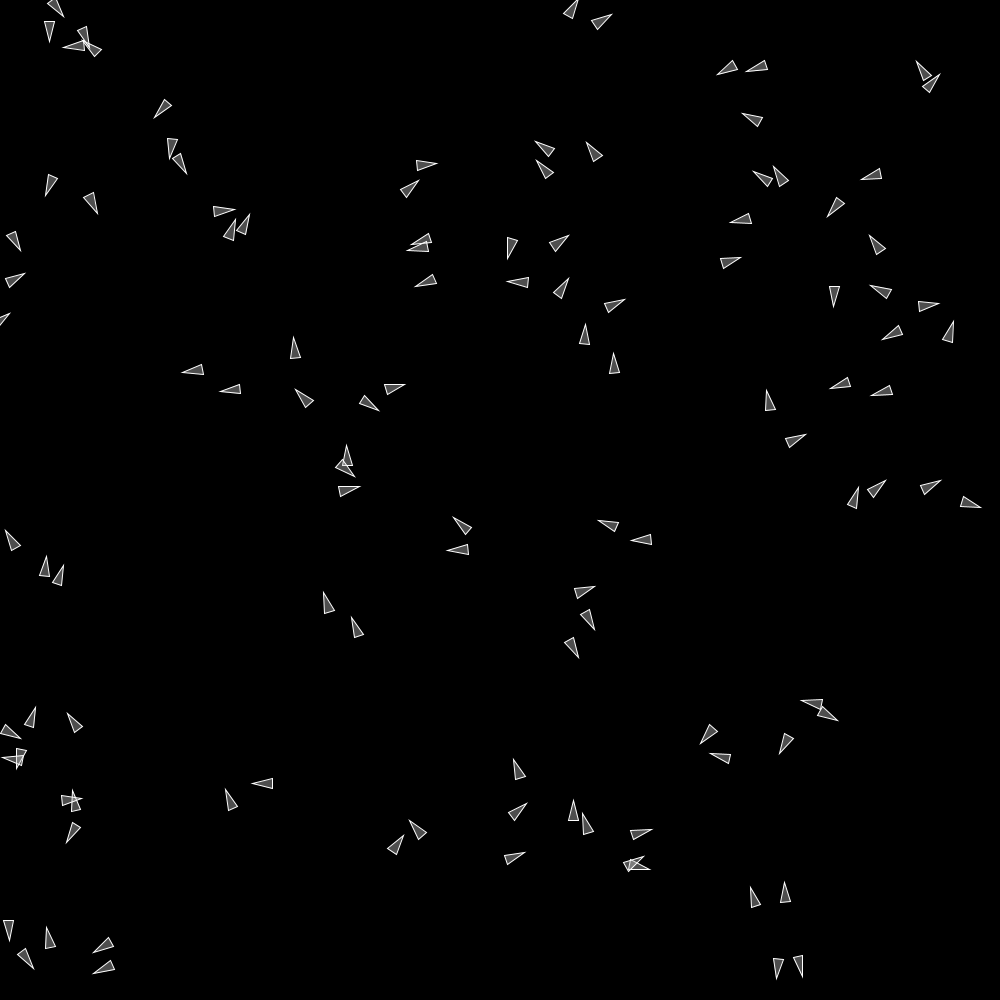
Frame 1 (no input)
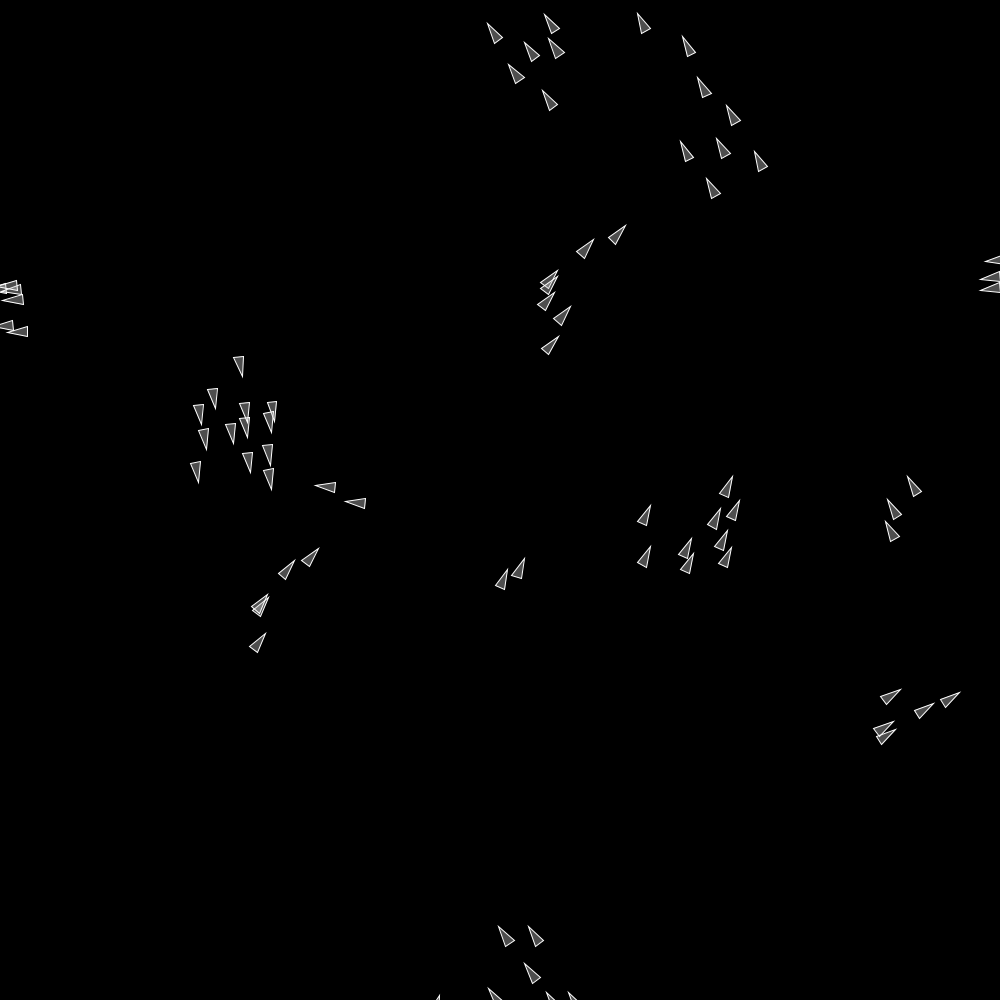
Frame 60 (the mouse pressed at the canvas centre just before this capture)
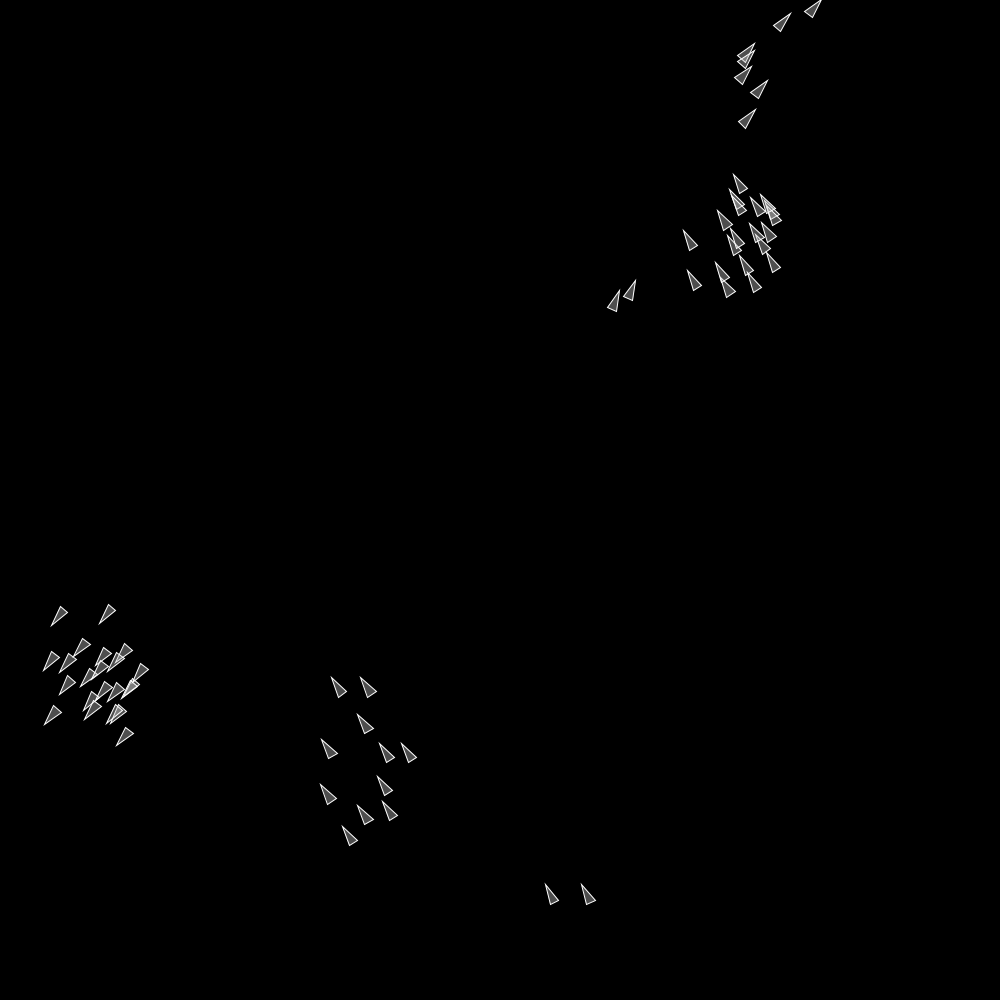
Frame 120 (the mouse held since frame 60 and released just before this capture)

The Processing sketch that drew these frames (run headless with seeded random() and noise(); from frame 60 on, the mouse is pressed at the canvas centre):

// Processing sketch: flocking
// ── flocking.pde
ArrayList<boid> boids = new ArrayList<boid>();
float time = 0.0;
int startingNumberOfBoids = 150;

void setup() {
  size(1000, 1000);
  background(0, 0);
  frameRate(30);
  
  time = millis();
  for(int i = 0; i < startingNumberOfBoids; i++ ){
    boids.add(new boid(new PVector(random(width), random(height)))); 
  }
}

void draw() {
  background(0, 0, 0);
  float elapsedTime = millis() - time;
  for(boid b : boids) {
    b.update(elapsedTime, boids);
    b.draw();
  }
  
  
  time = millis();
}

// ── boid.pde


class boid {
  PVector position;
  PVector acceleration;
  PVector velocity;
  int sightRadius;
  int length;
  int maxSpeed;
  
  boid(PVector Position) {
    position = Position;
    acceleration = new PVector(0, 0);
    float angle = random(TWO_PI);
    velocity = new PVector(cos(angle), sin(angle));
    sightRadius = 50;
    length = 5;
    maxSpeed = 5;
  }
  
  void update(float elapsedTime, ArrayList<boid> boids) {
    acceleration = calculateAcceleration(boids);
    move(elapsedTime);
    jumpBorders();


  }
  
  PVector calculateAcceleration(ArrayList<boid> boids) {
    // returns average velocity in sigth radius
    PVector alignment = new PVector(0, 0);
    PVector separation = new PVector(0, 0);
    int count = 0;
    for(boid b : boids) {
      float distance = position.dist(b.position);
      if ( distance > 0 && distance <= sightRadius) {
        alignment.add(b.velocity);
        separation.add(b.position);
        count++;
      }
    }
    alignment.div(count);
    separation.div(count);
    
    PVector a = alignment;
    //a.add(separation);
    return a;
  }
  
  
  void move(float elapsedTime) {
    velocity.add(acceleration);
    velocity.mult(elapsedTime / 33);
    velocity.limit(maxSpeed);
    position.add(velocity);
    acceleration.mult(0);
  }
  
  void jumpBorders() {
    if (position.x < -length) position.x = width+length;
    if (position.y < -length) position.y = height+length;
    if (position.x > width+length) position.x = -length;
    if (position.y > height+length) position.y = -length;
  }
  
  void draw() {
    // from https://processing.org/examples/flocking.html
    
    float theta = velocity.heading() + radians(90);
    // heading2D() above is now heading() but leaving old syntax until Processing.js catches up
    
    fill(200, 100);
    stroke(255);
    pushMatrix();
    translate(position.x, position.y);
    rotate(theta);
    beginShape(TRIANGLES);
    vertex(0, -length*2);
    vertex(-length, length*2);
    vertex(length, length*2);
    endShape();
    popMatrix();
  }
}
